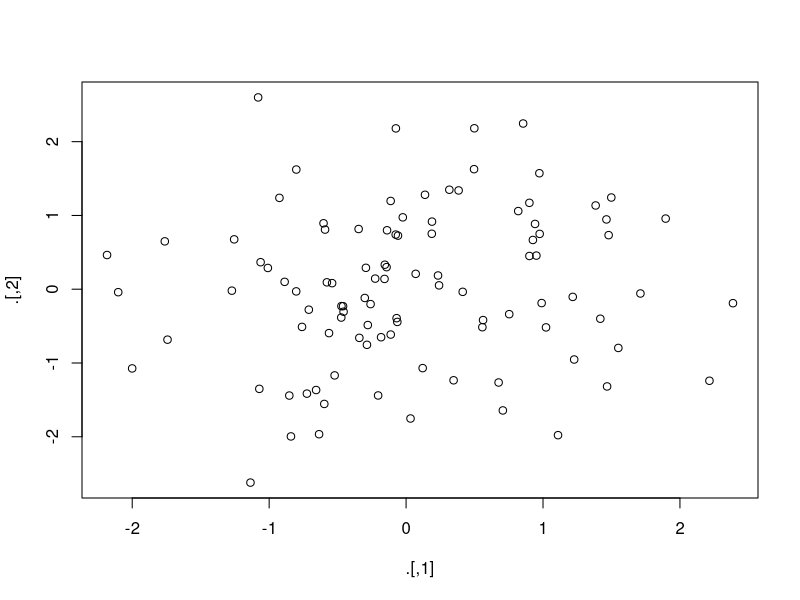
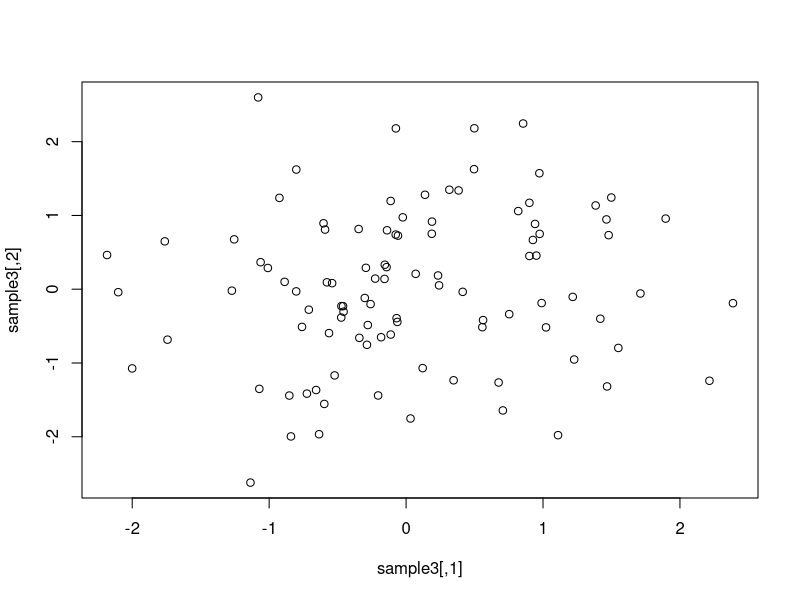

Generate these figures, in order, with R:
library(tidyverse)
library(magrittr)


# simple pipe
iris %>% filter(Species == "versicolor")
# the same as
filter(iris, Species == "versicolor")


# pipe and assign back
sample <- iris

sample %<>% filter(Species == "versicolor")
# the same as
sample <- iris
sample <- sample %>% filter(Species == "versicolor")
rm(sample)

# exposition pipe
iris %>%
  subset(Sepal.Length > mean(Sepal.Length)) %$%
  cor(Sepal.Length, Sepal.Width)

# same as
sample2 <- iris %>%
  subset(Sepal.Length > mean(Sepal.Length))

cor(sample2$Sepal.Length, sample2$Sepal.Width)
rm(sample2)


# tee operator: pipe but return this, not the result
set.seed(5)
rnorm(200) %>%
  matrix(ncol = 2) %T>%
  plot %>% # plot usually does not return anything.
  colSums

# so this plots, then keeps going and gives column sums, normally you can't pipe from plot

# same as
set.seed(5)

sample3 <- rnorm(200) %>%
  matrix(ncol = 2)

plot(sample3)
colSums(sample3)


